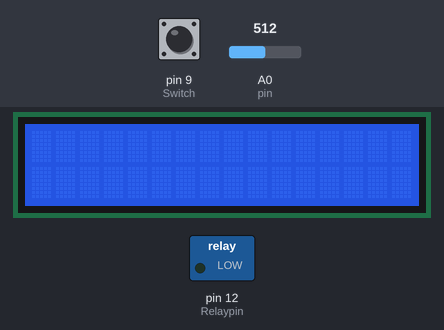
The sketch below on a simulated Arduino Uno, built with avr-gcc and run on an emulated ATmega328P. On the bench: 16×2 character LCD, switched loads named in the sketch (green lamp = pin HIGH). Inputs (shaded band) come from the test bench; at power-on: pin 9 (Switch) HIGH, A0 (pin) = 512. What the sketch prints to the serial monitor is not drawn.

Above: at 1.2 s.
1.3 s: pin 9 (Switch) pulled LOW for 3.2 s
At 4.0 s:
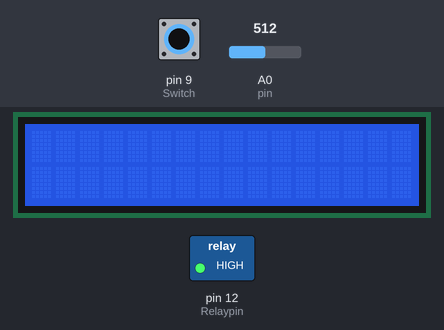
Timing chart, 0 to 7.7 s (numbered marks = the images above; inputs shaded):
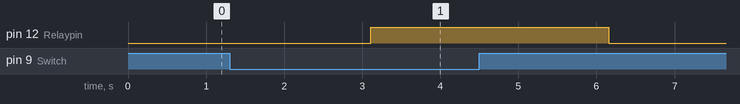

The sketch:

Relay_DHT11_LCD_2.ino
```cpp
//DHT센서에서 받은 값을 LCD로 표시//
int Relaypin=12;
int Switch=9;
int val=0;
int state=0;

#include <SimpleDHT.h>
#include <DHT11.h>
#include <LiquidCrystal_I2C.h>
#include <Wire.h>
LiquidCrystal_I2C lcd(0x27, 16, 2);

int pin=A0;
DHT11 dht11(pin);

void setup() {
  // put your setup code here, to run once:
  Serial.begin(115200);
  lcd.init();
  lcd.backlight();
  pinMode(Relaypin,OUTPUT);
  pinMode(Switch,INPUT_PULLUP);
}

void loop() {
  // put your main code here, to run repeatedly:
  int err;
  float temp, humi;
  reRelay(state);

  if (state==1)
  {
    DHT11 dht11(pin);
    Serial.println();
    Serial.print("temp:"+(String)temp+"*C");
    Serial.println();
    Serial.print("humi:"+(String)humi+"%");
    delay(1500);
    lcd.setCursor(0,0);
    lcd.print("temp:"+(String)temp+"*C");
    lcd.setCursor(0,1);
    lcd.print("humi:"+(String)humi+"%");
    reRelay(state);
    }

  else if(state==0){
    int sensorValue;
    sensorValue = analogRead(0);
    lcd.print("sensorValue:"+(String)sensorValue);
    Serial.println(sensorValue);
    lcd.clear();
    delay(30);
    reRelay(state);
    delay(1000);
    }
  }

void reRelay(int stateq){
   val=digitalRead(Switch);
 if (val==LOW)
  {
    stateq=1-stateq;
    }
  if (stateq==1)
    {
      digitalWrite(Relaypin,HIGH);
      delay(1000);
      }
 if (stateq!=1){
  digitalWrite(Relaypin,LOW);
  delay(1000);
 }
}
```

Measured:
- after the input at 1.3 s, pin 12 (Relaypin): LOW → HIGH after 1.8 s, → LOW 3.0 s later
